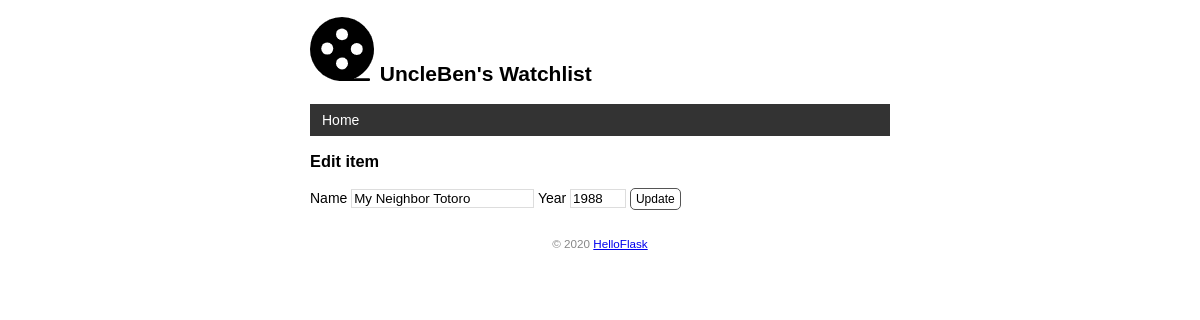
The app's page /movie/edit/3 with its own data.
### app.py (models this page shows)
class User(db.Model):
    id = db.Column(db.Integer, primary_key=True)
    name = db.Column(db.String(20))

class Movie(db.Model):
    id = db.Column(db.Integer, primary_key=True)
    title = db.Column(db.String(60))
    year = db.Column(db.String(4))

### app.py (the view, shortened to what this page needs)
@app.route('/movie/edit/<int:movie_id>', methods=['GET', 'POST'])
def edit(movie_id):
    movie = Movie.query.get_or_404(movie_id)
    return render_template('edit.html', movie=movie)

### app.py (called while the page is built)
@app.context_processor
def inject_user():
    user = User.query.first()
    return dict(user=user)

### templates/edit.html
{% extends 'base.html' %}
{% block content %}
<h3>Edit item</h3>
<form method="POST">
    Name <input type="text" name="title" autocomplete="off" required value="{{ movie.title }}">
    Year <input type="text" name="year" autocomplete="off" required value="{{ movie.year }}">
    <input class="btn" type="submit" name="submit" value="Update">
</form>
{% endblock %}

### templates/base.html (shortened to what this page needs)
<!DOCTYPE html>
<html lang="en">
<head>
    {% block head %}
    <link rel="stylesheet" href="{{ url_for('static', filename='style.css' )}}" type="text/css">
    {% endblock %}
</head>
<body>
    <h2>
        <img src="{{ url_for('static', filename='images/avatar.jpg') }}" alt="Avatar">
        {{ user.name }}'s Watchlist
    </h2>
    <nav>
        <ul>
            <li><a href="{{ url_for('index') }}">Home</a></li>
        </ul>
    </nav>
    {% block content %}{% endblock %}
    <footer>
        <small>&copy; 2020 <a href="http://helloflask.com/tutorial">HelloFlask</a></small>
    </footer>
</body>
</html>

### static/style.css (style rules this page uses)
body { margin: auto; max-width: 580px; font-size: 14px; font-family: Arial, Helvetica, sans-serif; }
footer { color: #888; margin-top: 15px; text-align: center; padding: 10px; }
nav ul { list-style-type: none; margin: 0; padding: 0; overflow: hidden; background-color: #333; }
nav li { float: left; }
nav li a { display: block; color: white; text-align: center; padding: 8px 12px; text-decoration: none; }
input[type=submit] { font-family: inherit; }
input[type=text] { border: 1px solid #ddd; }
input[name=year] { width: 50px; }
.btn { font-size: 12px; padding: 3px 5px; text-decoration: none; cursor: pointer; background-color: white; color: black; border: 1px solid #555555; border-radius: 5px; }

### records on screen
User: name "UncleBen"
Movie: title "My Neighbor Totoro", year "1988"
